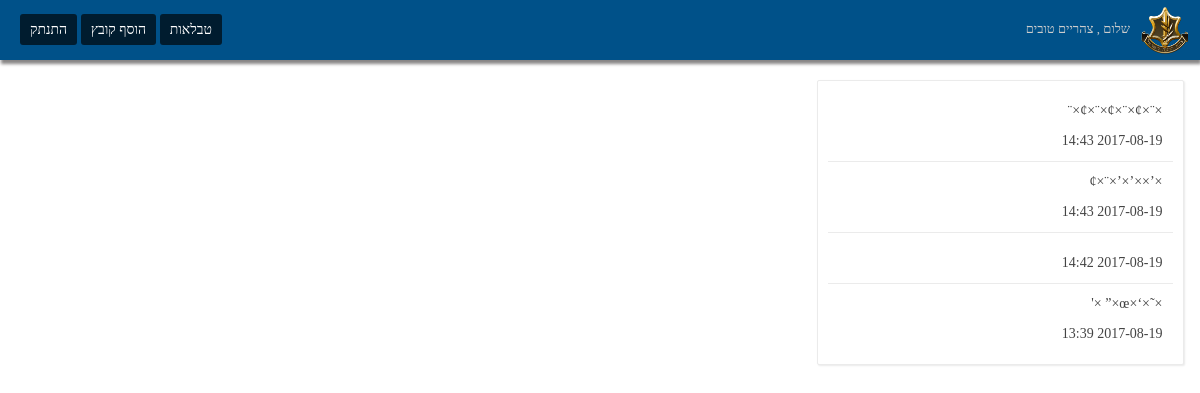
/tables.php (signed in), run on the app's committed database.
### tables this page shows
CREATE TABLE `tables` (
  `id` int(11) NOT NULL,
  `title` varchar(999) NOT NULL,
  `html` text NOT NULL,
  `user_id` int(11) NOT NULL,
  `date` timestamp NOT NULL DEFAULT CURRENT_TIMESTAMP
);

### tables.php (the view, shortened to what this page needs)
<?php
    require 'config.php';
?>
<!DOCTYPE html>
<html lang="en" dir="RTL">
    <head>
        <link rel="stylesheet" href="style.css">
        <link rel="stylesheet" href="toast.css">
        <link rel="stylesheet" href="bootstrap.css">
    </head>
    <body>
        <?php include 'nav.php'; ?>
        <div class="site-wrap">
            <div class="grid__col grid__col--2-of-6">
                <ul id="tables-list">
                    <?php $tables = $conn->query("SELECT * FROM `tables` order by `date` DESC");
                        while ($table = $tables->fetch()) {
                            echo '<li data-tableitemid="' . $table['id'] . '"><p class="title">' . $table['title'] . '</p><span id="added-info">' . substr($table['date'], 0, 16) . '</span><input type="hidden" value="' . $table['id'] . '"' . '</li><br>';
                        }
                    ?>
                </ul>
            </div>
            <div class="grid__col grid__col--4-of-6" id="tables-display"></div>
        </div>
    </body>
</html>

### style.css (style rules this page uses)
* { padding: 0px; margin: 0px; font-family: tahoma; }
body { background-color: #F8F8FA; }
.site-wrap { padding: 20px; }
ul#files-list, ul#tables-list { padding: 10px; border: 1px solid #ebebeb; background-color: #fff; height: 100%; border-radius: 2px; box-shadow: 1px 1px 2px #eaeaea; max-height: 550px; overflow-y: scroll; }
#files-list li, #tables-list li { padding: 10px; list-style-type: none; color: #444; cursor: pointer; }
#files-list li:not(:last-child), #tables-list li:not(:last-child) { border-bottom: 1px solid #ebebeb; }

### toast.css (style rules this page uses)
.grid__col--1-of-3, .grid__col--2-of-6, .grid__col--4-of-12 { width: 33.33333%; }
.grid__col--2-of-3, .grid__col--4-of-6, .grid__col--8-of-12 { width: 66.66667%; }
.grid__col { box-sizing: border-box; display: inline-block; margin-right: -.25em; min-height: 1px; padding-left: 20px; vertical-align: top; }

### data on the page
tables: title "×¨×¢×¨×¢×¨×¢×¨", date "2017-08-19 14:43"
tables: title "×’××’×’×¨×¢", date "2017-08-19 14:43"
tables: date "2017-08-19 14:42"
tables: title "×˜×‘×œ×” ×'", date "2017-08-19 13:39"

### other printed values
$greeting "צהריים טובים"
